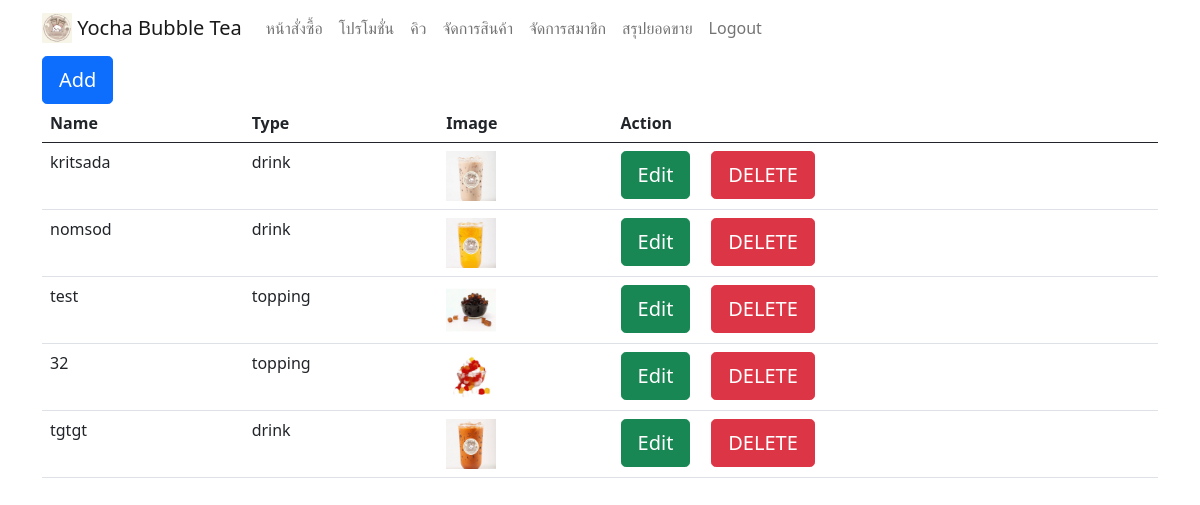
Screenshot of /employee/manage_product.php (signed in) with the database file from the repository.
### tables this page shows
CREATE TABLE `product` (
  `pro_id` int(11) NOT NULL,
  `name` varchar(50) NOT NULL,
  `type` varchar(25) NOT NULL,
  `image` varchar(100) NOT NULL
);

### employee/manage_product.php (the view, shortened to what this page needs)
<?php
include("navbar_em.php");
include ("../connection.php");
$sql = "SELECT * FROM product";
$result = $conn->query($sql);
echo "<div class='container'>";
echo "<a href='add_product.php'><button type='button'  class='btn btn-primary btn-lg'>Add</button> </a>";
if ($result->num_rows > 0) {
    echo "<br>";
    echo "<div class='table-responsive'>";
    echo "<table class='table '>";
    echo "<thead><tr><th>Name</th><th>Type</th><th>Image</th><th>Action</th></tr></thead>";
    echo "<tbody>";
    while($row = $result->fetch_assoc()) {
        echo "<tr><td>".$row["name"]."</td><td>".$row["type"]."</td><td><img src='../assets/img/product/".$row["image"]."'width='50' height='50' ></td>
        <td>
        <a href='edit_product.php?id=".$row["pro_id"]."'><button type='button'  class='btn btn-success btn-lg'>Edit</button></a>
        &nbsp;&nbsp;&nbsp;
        <a onclick='return confirmDelete();' href='delete_product.php?id=".$row["pro_id"]."&product_name=".$row["image"]."'><button type='button' class='btn btn-danger btn-lg'>DELETE</button></a></td></tr>";
    }
    echo "</tbody>";
    echo "</table>";
    echo "</div>";
    echo "</div>";
} else {
    echo "0 results";
}
?>

### rows the page displays
product: name "kritsada", type "drink", image (picture)
product: name "nomsod", type "drink", image (picture)
product: name "test", type "topping", image (picture)
product: name "32", type "topping", image (picture)
product: name "tgtgt", type "drink", image (picture)
